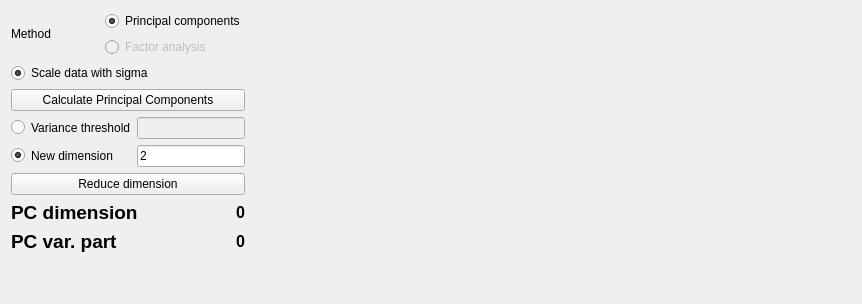
          <widget class="QWidget" name="Tab_Transform">
           <attribute name="icon">
            <iconset resource="resources/resources.qrc">
             <normaloff>:/icons/transform.png</normaloff>:/icons/transform.png</iconset>
           </attribute>
           <attribute name="title">
            <string>Transform</string>
           </attribute>
           <layout class="QHBoxLayout" name="horizontalLayout_4">
            <item>
             <layout class="QVBoxLayout" name="verticalLayout_6">
              <property name="sizeConstraint">
               <enum>QLayout::SetMinimumSize</enum>
              </property>
              <item>
               <layout class="QHBoxLayout" name="horizontalLayout_3">
                <item>
                 <widget class="QLabel" name="label_12">
                  <property name="text">
                   <string>Method</string>
                  </property>
                 </widget>
                </item>
                <item>
                 <layout class="QVBoxLayout" name="verticalLayout_7">
                  <item>
                   <widget class="QRadioButton" name="RBtn_UsePC">
                    <property name="cursor">
                     <cursorShape>PointingHandCursor</cursorShape>
                    </property>
                    <property name="text">
                     <string>Principal components</string>
                    </property>
                    <property name="checked">
                     <bool>true</bool>
                    </property>
                    <property name="autoExclusive">
                     <bool>false</bool>
                    </property>
                   </widget>
                  </item>
                  <item>
                   <widget class="QRadioButton" name="radioButton_2">
                    <property name="enabled">
                     <bool>false</bool>
                    </property>
                    <property name="cursor">
                     <cursorShape>PointingHandCursor</cursorShape>
                    </property>
                    <property name="text">
                     <string>Factor analysis</string>
                    </property>
                   </widget>
                  </item>
                 </layout>
                </item>
               </layout>
              </item>
              <item>
               <widget class="QRadioButton" name="RBtn_PC_scale">
                <property name="cursor">
                 <cursorShape>PointingHandCursor</cursorShape>
                </property>
                <property name="text">
                 <string>Scale data with sigma</string>
                </property>
                <property name="checked">
                 <bool>true</bool>
                </property>
                <property name="autoExclusive">
                 <bool>false</bool>
                </property>
               </widget>
              </item>
              <item>
               <widget class="QPushButton" name="Btn_CalculatePC">
                <property name="text">
                 <string>Calculate Principal Components</string>
                </property>
               </widget>
              </item>
              <item>
               <layout class="QGridLayout" name="gridLayout_3">
                <item row="1" column="1">
                 <widget class="QLabel" name="label_14">
                  <property name="text">
                   <string>New dimension</string>
                  </property>
                 </widget>
                </item>
                <item row="0" column="2">
                 <widget class="QLineEdit" name="LEdt_PC_thr">
                  <property name="enabled">
                   <bool>false</bool>
                  </property>
                  <property name="text">
                   <string/>
                  </property>
                 </widget>
                </item>
                <item row="1" column="2">
                 <widget class="QLineEdit" name="LEdt_PC_dim">
                  <property name="text">
                   <string>2</string>
                  </property>
                 </widget>
                </item>
                <item row="1" column="0">
                 <widget class="QRadioButton" name="RBtn_PC_dim">
                  <property name="cursor">
                   <cursorShape>PointingHandCursor</cursorShape>
                  </property>
                  <property name="text">
                   <string/>
                  </property>
                  <property name="checked">
                   <bool>true</bool>
                  </property>
                 </widget>
                </item>
                <item row="0" column="0">
                 <widget class="QRadioButton" name="RBtn_PC_thr">
                  <property name="cursor">
                   <cursorShape>PointingHandCursor</cursorShape>
                  </property>
                  <property name="text">
                   <string/>
                  </property>
                  <property name="checked">
                   <bool>false</bool>
                  </property>
                  <property name="autoExclusive">
                   <bool>true</bool>
                  </property>
                 </widget>
                </item>
                <item row="0" column="1">
                 <widget class="QLabel" name="label_11">
                  <property name="text">
                   <string>Variance threshold</string>
                  </property>
                 </widget>
                </item>
               </layout>
              </item>
              <item>
               <widget class="QPushButton" name="Btn_ReducePC">
                <property name="text">
                 <string>Reduce dimension</string>
                </property>
               </widget>
              </item>
              <item>
               <layout class="QGridLayout" name="gridLayout_2">
                <item row="0" column="1">
                 <widget class="QLabel" name="Lbl_PCdim">
                  <property name="font">
                   <font>
                    <pointsize>12</pointsize>
                    <weight>75</weight>
                    <bold>true</bold>
                   </font>
                  </property>
                  <property name="text">
                   <string>0</string>
                  </property>
                  <property name="alignment">
                   <set>Qt::AlignRight|Qt::AlignTrailing|Qt::AlignVCenter</set>
                  </property>
                 </widget>
                </item>
                <item row="0" column="0">
                 <widget class="QLabel" name="label_5">
                  <property name="font">
                   <font>
                    <pointsize>14</pointsize>
                    <weight>75</weight>
                    <bold>true</bold>
                   </font>
                  </property>
                  <property name="text">
                   <string>PC dimension</string>
                  </property>
                 </widget>
                </item>
                <item row="1" column="0">
                 <widget class="QLabel" name="label_3">
                  <property name="font">
                   <font>
                    <pointsize>14</pointsize>
                    <weight>75</weight>
                    <bold>true</bold>
                   </font>
                  </property>
                  <property name="text">
                   <string>PC var. part</string>
                  </property>
                 </widget>
                </item>
                <item row="1" column="1">
                 <widget class="QLabel" name="Lbl_PCvar">
                  <property name="font">
                   <font>
                    <pointsize>12</pointsize>
                    <weight>75</weight>
                    <bold>true</bold>
                   </font>
                  </property>
                  <property name="text">
                   <string>0</string>
                  </property>
                  <property name="alignment">
                   <set>Qt::AlignRight|Qt::AlignTrailing|Qt::AlignVCenter</set>
                  </property>
                 </widget>
                </item>
               </layout>
              </item>
              <item>
               <layout class="QHBoxLayout" name="horizontalLayout_7"/>
              </item>
              <item>
               <spacer name="verticalSpacer_2">
                <property name="orientation">
                 <enum>Qt::Vertical</enum>
                </property>
                <property name="sizeHint" stdset="0">
                 <size>
                  <width>20</width>
                  <height>40</height>
                 </size>
                </property>
               </spacer>
              </item>
             </layout>
            </item>
            <item>
             <layout class="QVBoxLayout" name="verticalLayout_9">
              <item>
               <widget class="QWidget" name="Wgt_Transform" native="true">
                <property name="sizePolicy">
                 <sizepolicy hsizetype="Expanding" vsizetype="Expanding">
                  <horstretch>0</horstretch>
                  <verstretch>0</verstretch>
                 </sizepolicy>
                </property>
                <property name="minimumSize">
                 <size>
                  <width>600</width>
                  <height>0</height>
                 </size>
                </property>
                <property name="maximumSize">
                 <size>
                  <width>600</width>
                  <height>500</height>
                 </size>
                </property>
               </widget>
              </item>
              <item>
               <spacer name="verticalSpacer_4">
                <property name="orientation">
                 <enum>Qt::Vertical</enum>
                </property>
                <property name="sizeHint" stdset="0">
                 <size>
                  <width>20</width>
                  <height>40</height>
                 </size>
                </property>
               </spacer>
              </item>
             </layout>
            </item>
           </layout>
          </widget>
